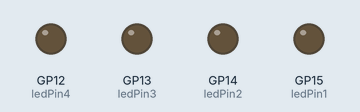
The program below on a simulated Raspberry Pi Pico running MicroPython. Parts: output pins drawn as LEDs (lit = HIGH).

Above: at 0.2 s.
At 1.2 s:
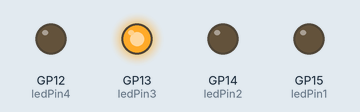
At 2.2 s:
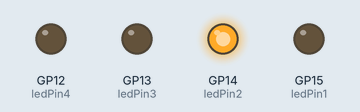
At 4.7 s:
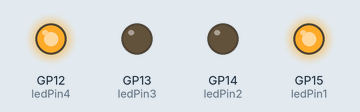
At 7.2 s:
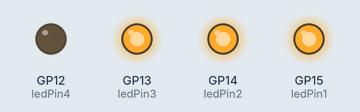
At 9.7 s:
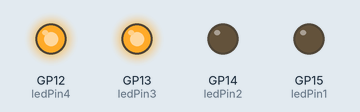
Timing chart, 0 to 10.4 s (numbered marks = the images above):
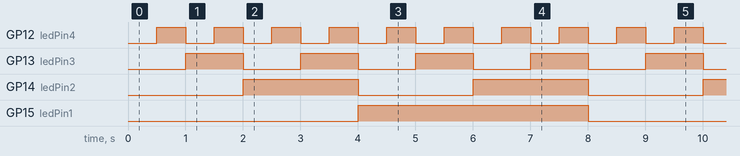

The program:

BinaryVisualiser2.py
```python
from machine import Pin

from time import sleep

ledPin1 = Pin(15, Pin.OUT)
ledPin2 = Pin(14, Pin.OUT)
ledPin3 = Pin(13, Pin.OUT)
ledPin4 = Pin(12, Pin.OUT)

while True:
    ledPin1.value(0)
    ledPin2.value(0)
    ledPin3.value(0)
    ledPin4.value(0)
    sleep(.5)

    ledPin1.value(0)
    ledPin2.value(0)
    ledPin3.value(0)
    ledPin4.value(1)
    sleep(.5)

    ledPin1.value(0)
    ledPin2.value(0)
    ledPin3.value(1)
    ledPin4.value(0)
    sleep(.5)

    ledPin1.value(0)
    ledPin2.value(0)
    ledPin3.value(1)
    ledPin4.value(1)
    sleep(.5)

    ledPin1.value(0)
    ledPin2.value(1)
    ledPin3.value(0)
    ledPin4.value(0)
    sleep(.5)

    ledPin1.value(0)
    ledPin2.value(1)
    ledPin3.value(0)
    ledPin4.value(1)
    sleep(.5)

    ledPin1.value(0)
    ledPin2.value(1)
    ledPin3.value(1)
    ledPin4.value(0)
    sleep(.5)

    ledPin1.value(0)
    ledPin2.value(1)
    ledPin3.value(1)
    ledPin4.value(1)
    sleep(.5)

    ledPin1.value(1)
    ledPin2.value(0)
    ledPin3.value(0)
    ledPin4.value(0)
    sleep(.5)

    ledPin1.value(1)
    ledPin2.value(0)
    ledPin3.value(0)
    ledPin4.value(1)
    sleep(.5)

    ledPin1.value(1)
    ledPin2.value(0)
    ledPin3.value(1)
    ledPin4.value(0)
    sleep(.5)

    ledPin1.value(1)
    ledPin2.value(0)
    ledPin3.value(1)
    ledPin4.value(1)
    sleep(.5)

    ledPin1.value(1)
    ledPin2.value(1)
    ledPin3.value(0)
    ledPin4.value(0)
    sleep(.5)

    ledPin1.value(1)
    ledPin2.value(1)
    ledPin3.value(0)
    ledPin4.value(1)
    sleep(.5)

    ledPin1.value(1)
    ledPin2.value(1)
    ledPin3.value(1)
    ledPin4.value(0)
    sleep(.5)

    ledPin1.value(1)
    ledPin2.value(1)
    ledPin3.value(1)
    ledPin4.value(1)
    sleep(.5)
```

Measured:
- by itself, GP12 (ledPin4): alternates HIGH for 0.50 s and LOW for 0.50 s
- by itself, GP13 (ledPin3): alternates HIGH for 1.0 s and LOW for 1.0 s
- by itself, GP14 (ledPin2): alternates HIGH for 2.0 s and LOW for 2.0 s
- by itself, GP15 (ledPin1): alternates HIGH for 4.0 s and LOW for 4.0 s
